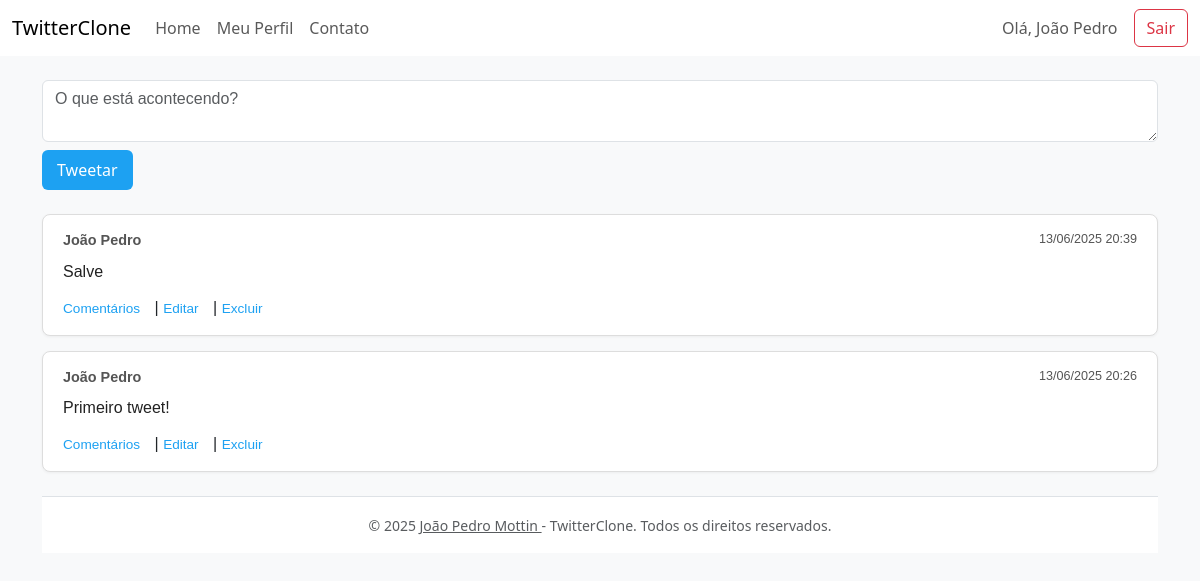
Page /?url=home (signed in) on the earlier database version.
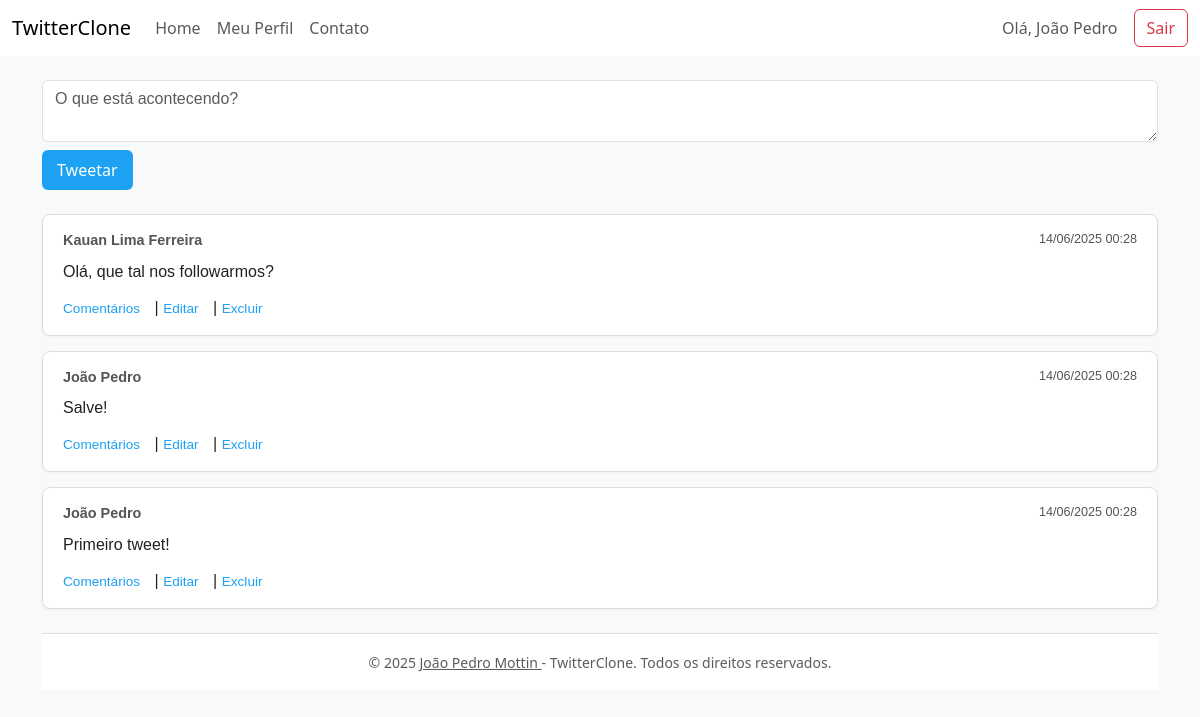
Same page on the later database version.
### tables this page shows
CREATE TABLE `tweets` (
  `id` int(11) NOT NULL AUTO_INCREMENT,
  `user_id` int(11) NOT NULL,
  `texto` text NOT NULL,
  `criado_em` datetime DEFAULT current_timestamp(),
  PRIMARY KEY (`id`),
  KEY `user_id` (`user_id`)
);

CREATE TABLE `users` (
  `id` int(11) NOT NULL AUTO_INCREMENT,
  `nome` varchar(100) NOT NULL,
  `email` varchar(100) NOT NULL,
  `senha` varchar(255) NOT NULL,
  `cpf` varchar(14) NOT NULL,
  `data_nascimento` date NOT NULL,
  PRIMARY KEY (`id`),
  UNIQUE KEY `email` (`email`)
);

### controllers/TweetController.php (called while the page is built, shortened)
<?php
require_once __DIR__ . '/../models/Tweet.php';
require_once __DIR__ . '/../config/db.php';
class TweetController {
    public function timeline()
    {
        $tweetModel = new Tweet(Conexao::getConexao());
        $tweets = $tweetModel->getAllWithUser();
        require 'views/partials/header.php';
        require 'views/timeline.php';
        require 'views/partials/footer.php';
    }
}

### config/db.php (called while the page is built)
<?php
abstract class Conexao {
    private static $pdo;
    public static function getConexao() {
        if (!isset(self::$pdo)) {
            try {
                self::$pdo = new PDO("mysql:host=localhost;port=3306;dbname=Twitterclone;charset=utf8", "root", "");
                self::$pdo->setAttribute(PDO::ATTR_ERRMODE, PDO::ERRMODE_EXCEPTION);
            } catch (PDOException $e) {
                die("Erro de conexão: " . $e->getMessage());
            }
        }
        return self::$pdo;
    }
}
?>

### models/Tweet.php (called while the page is built, shortened)
<?php
require_once __DIR__ . '/../config/db.php';
class Tweet {
    private $db;
    public function __construct($db) {
        $this->db = $db;
    }
    public function getAllWithUser() {
        $stmt = $this->db->query('
            SELECT t.id, t.texto, u.nome, t.criado_em
            FROM tweets t
            JOIN users u ON u.id = t.user_id
            ORDER BY t.id DESC
        ');
        return $stmt->fetchAll();
    }
}

### views/timeline.php (the view, shortened to what this page needs)
<link rel="stylesheet" href="css/timeline.css">
<form method="POST" class="mb-4">
    <textarea name="texto" rows="2" class="form-control" placeholder="O que está acontecendo?" required></textarea>
    <button class="btn btn-primary mt-2">Tweetar</button>
</form>
<?php foreach ($tweets as $t): ?>
    <div class="tweet">
        <div class="tweet-header">
            <strong><?php echo htmlspecialchars($t['nome']); ?></strong>
            <small><?php echo date('d/m/Y H:i', strtotime($t['criado_em'])); ?></small>
        </div>
        <p class="tweet-text"><?php echo nl2br(htmlspecialchars($t['texto'])); ?></p>
        <div class="tweet-actions">
            <a href="?url=tweet/<?php echo $t['id']; ?>">Comentários</a> |
            <a href="?url=tweet/editar/<?php echo $t['id']; ?>">Editar</a> |
            <a href="?url=tweet/excluir/<?php echo $t['id']; ?>" onclick="return confirm('Tem certeza que deseja excluir?');">Excluir</a>
        </div>
    </div>
<?php endforeach; ?>

### index.php (shortened to what this page needs)
<?php
require 'config/db.php';
require 'controllers/TweetController.php';
$url = $_GET['url'] ?? 'login';
$tweet = new TweetController();
switch (true) {
    case $url === 'home':
        $tweet->timeline();
        break;
}

### views/partials/header.php (shortened to what this page needs)
<!DOCTYPE html>
<html lang="pt-br">
<head>
    <link href="https://cdn.jsdelivr.net/npm/bootstrap@5.3.0/dist/css/bootstrap.min.css" rel="stylesheet">
</head>
<body class="bg-light">
<nav class="navbar navbar-expand-lg navbar-light bg-white mb-4">
    <div class="container-fluid">
        <a class="navbar-brand" href="?url=home">TwitterClone</a>
        <div class="collapse navbar-collapse">
            <ul class="navbar-nav me-auto">
                <?php if (isset($_SESSION['user_id'])): ?>
                    <li class="nav-item">
                        <a class="nav-link" href="?url=home">Home</a>
                    </li>
                    <li class="nav-item">
                        <a class="nav-link" href="?url=perfil">Meu Perfil</a>
                    </li>
                <?php endif; ?>
                <li class="nav-item">
                    <a class="nav-link" href="?url=contato">Contato</a>
                </li>
            </ul>
            <?php if (isset($_SESSION['user_id'])): ?>
                <span class="navbar-text me-3">
                    Olá, <?php echo htmlspecialchars($_SESSION['user_nome']); ?>
                </span>
                <a class="btn btn-outline-danger" href="?url=logout">Sair</a>
            <?php endif; ?>
        </div>
    </div>
</nav>
<div class="container">

### views/partials/footer.php
<footer class="bg-white text-center py-3 mt-4 border-top">
  <div class="container">
    <small class="text-muted">
      &copy; <?php echo date('Y'); ?>
      <a href="https://github.com/joaomottin" target="_blank" rel="noopener noreferrer" style="color: inherit; text-decoration: underline;">
        João Pedro Mottin
      </a>
      - TwitterClone. Todos os direitos reservados.
    </small>
  </div>
</footer>

### css/timeline.css (style rules this page uses)
.tweet { background: #fff; border: 1px solid #ddd; border-radius: 8px; padding: 15px 20px; margin-bottom: 15px; box-shadow: 0 1px 3px rgba(0,0,0,0.05); font-family: Arial, sans-serif; }
.tweet-header { display: flex; justify-content: space-between; margin-bottom: 8px; font-size: 0.9rem; color: #555; }
.tweet-text { font-size: 1rem; color: #222; white-space: pre-wrap; margin-bottom: 12px; }
.tweet-actions a { color: #1da1f2; text-decoration: none; font-size: 0.85rem; margin-right: 10px; }
form textarea.form-control { resize: vertical; min-height: 60px; font-size: 1rem; font-family: Arial, sans-serif; }
form button.btn-primary { background-color: #1da1f2; border: none; padding: 8px 15px; font-size: 1rem; cursor: pointer; }

Differences in the rows shown:
added tweets: user.nome "Kauan Lima Ferreira", criado_em "14/06/2025 00:28", texto "Olá, que tal nos followarmos?"
changed tweets: criado_em "13/06/2025 20:39" → "14/06/2025 00:28"; texto "Salve" → "Salve!"
changed tweets "Primeiro tweet!": criado_em "13/06/2025 20:26" → "14/06/2025 00:28"
